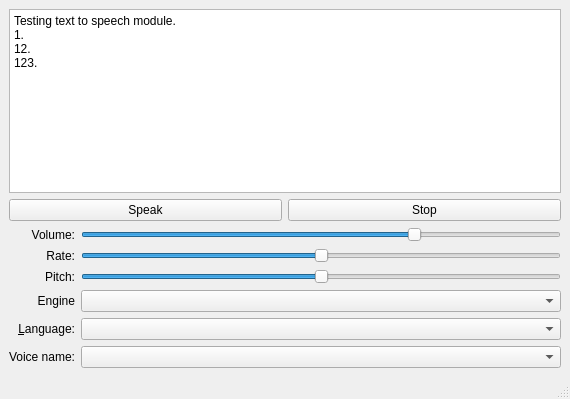
<?xml version="1.0" encoding="UTF-8"?>
<ui version="4.0">
 <class>ATextToSpeechConfigurator</class>
 <widget class="QMainWindow" name="ATextToSpeechConfigurator">
  <property name="geometry">
   <rect>
    <x>0</x>
    <y>0</y>
    <width>570</width>
    <height>399</height>
   </rect>
  </property>
  <property name="windowTitle">
   <string>MainWindow</string>
  </property>
  <widget class="QWidget" name="centralwidget">
   <layout class="QVBoxLayout" name="verticalLayout">
    <item>
     <widget class="QPlainTextEdit" name="pteTestText">
      <property name="sizePolicy">
       <sizepolicy hsizetype="Expanding" vsizetype="Expanding">
        <horstretch>0</horstretch>
        <verstretch>0</verstretch>
       </sizepolicy>
      </property>
      <property name="plainText">
       <string>Testing text to speech module.
1.
12.
123.</string>
      </property>
     </widget>
    </item>
    <item>
     <layout class="QHBoxLayout" name="horizontalLayout">
      <item>
       <widget class="QPushButton" name="pSpeak">
        <property name="text">
         <string>Speak</string>
        </property>
       </widget>
      </item>
      <item>
       <widget class="QPushButton" name="pStop">
        <property name="text">
         <string>Stop</string>
        </property>
       </widget>
      </item>
     </layout>
    </item>
    <item>
     <layout class="QGridLayout" name="gridLayout">
      <item row="4" column="0">
       <widget class="QLabel" name="label_5">
        <property name="sizePolicy">
         <sizepolicy hsizetype="Minimum" vsizetype="Preferred">
          <horstretch>0</horstretch>
          <verstretch>0</verstretch>
         </sizepolicy>
        </property>
        <property name="text">
         <string>Engine</string>
        </property>
        <property name="alignment">
         <set>Qt::AlignRight|Qt::AlignTrailing|Qt::AlignVCenter</set>
        </property>
       </widget>
      </item>
      <item row="3" column="0">
       <widget class="QLabel" name="label_3">
        <property name="sizePolicy">
         <sizepolicy hsizetype="Minimum" vsizetype="Preferred">
          <horstretch>0</horstretch>
          <verstretch>0</verstretch>
         </sizepolicy>
        </property>
        <property name="text">
         <string>Pitch:</string>
        </property>
        <property name="alignment">
         <set>Qt::AlignRight|Qt::AlignTrailing|Qt::AlignVCenter</set>
        </property>
       </widget>
      </item>
      <item row="5" column="0">
       <widget class="QLabel" name="label_4">
        <property name="sizePolicy">
         <sizepolicy hsizetype="Minimum" vsizetype="Preferred">
          <horstretch>0</horstretch>
          <verstretch>0</verstretch>
         </sizepolicy>
        </property>
        <property name="text">
         <string>&amp;Language:</string>
        </property>
        <property name="alignment">
         <set>Qt::AlignRight|Qt::AlignTrailing|Qt::AlignVCenter</set>
        </property>
        <property name="buddy">
         <cstring>cobLanguage</cstring>
        </property>
       </widget>
      </item>
      <item row="3" column="2">
       <widget class="QSlider" name="slPitch">
        <property name="minimum">
         <number>-10</number>
        </property>
        <property name="maximum">
         <number>10</number>
        </property>
        <property name="singleStep">
         <number>1</number>
        </property>
        <property name="orientation">
         <enum>Qt::Horizontal</enum>
        </property>
       </widget>
      </item>
      <item row="6" column="0">
       <widget class="QLabel" name="label_6">
        <property name="text">
         <string>Voice name:</string>
        </property>
        <property name="alignment">
         <set>Qt::AlignRight|Qt::AlignTrailing|Qt::AlignVCenter</set>
        </property>
       </widget>
      </item>
      <item row="1" column="2">
       <widget class="QSlider" name="slVolume">
        <property name="maximum">
         <number>100</number>
        </property>
        <property name="singleStep">
         <number>5</number>
        </property>
        <property name="pageStep">
         <number>20</number>
        </property>
        <property name="value">
         <number>70</number>
        </property>
        <property name="orientation">
         <enum>Qt::Horizontal</enum>
        </property>
       </widget>
      </item>
      <item row="5" column="2">
       <widget class="QComboBox" name="cobLanguage">
        <property name="sizePolicy">
         <sizepolicy hsizetype="Expanding" vsizetype="Fixed">
          <horstretch>0</horstretch>
          <verstretch>0</verstretch>
         </sizepolicy>
        </property>
       </widget>
      </item>
      <item row="6" column="2">
       <widget class="QComboBox" name="cobVoice"/>
      </item>
      <item row="2" column="0">
       <widget class="QLabel" name="label">
        <property name="sizePolicy">
         <sizepolicy hsizetype="Minimum" vsizetype="Preferred">
          <horstretch>0</horstretch>
          <verstretch>0</verstretch>
         </sizepolicy>
        </property>
        <property name="text">
         <string>Rate:</string>
        </property>
        <property name="alignment">
         <set>Qt::AlignRight|Qt::AlignTrailing|Qt::AlignVCenter</set>
        </property>
       </widget>
      </item>
      <item row="1" column="0">
       <widget class="QLabel" name="label_2">
        <property name="sizePolicy">
         <sizepolicy hsizetype="Minimum" vsizetype="Preferred">
          <horstretch>0</horstretch>
          <verstretch>0</verstretch>
         </sizepolicy>
        </property>
        <property name="text">
         <string>Volume:</string>
        </property>
        <property name="alignment">
         <set>Qt::AlignRight|Qt::AlignTrailing|Qt::AlignVCenter</set>
        </property>
       </widget>
      </item>
      <item row="2" column="2">
       <widget class="QSlider" name="slRate">
        <property name="minimum">
         <number>-10</number>
        </property>
        <property name="maximum">
         <number>10</number>
        </property>
        <property name="orientation">
         <enum>Qt::Horizontal</enum>
        </property>
       </widget>
      </item>
      <item row="4" column="2">
       <widget class="QComboBox" name="cobEngine">
        <property name="sizePolicy">
         <sizepolicy hsizetype="Expanding" vsizetype="Fixed">
          <horstretch>0</horstretch>
          <verstretch>0</verstretch>
         </sizepolicy>
        </property>
       </widget>
      </item>
     </layout>
    </item>
    <item>
     <spacer name="verticalSpacer">
      <property name="orientation">
       <enum>Qt::Vertical</enum>
      </property>
      <property name="sizeHint" stdset="0">
       <size>
        <width>20</width>
        <height>0</height>
       </size>
      </property>
     </spacer>
    </item>
   </layout>
  </widget>
  <widget class="QMenuBar" name="menubar">
   <property name="geometry">
    <rect>
     <x>0</x>
     <y>0</y>
     <width>570</width>
     <height>21</height>
    </rect>
   </property>
  </widget>
  <widget class="QStatusBar" name="statusbar"/>
 </widget>
 <resources/>
 <connections/>
</ui>
